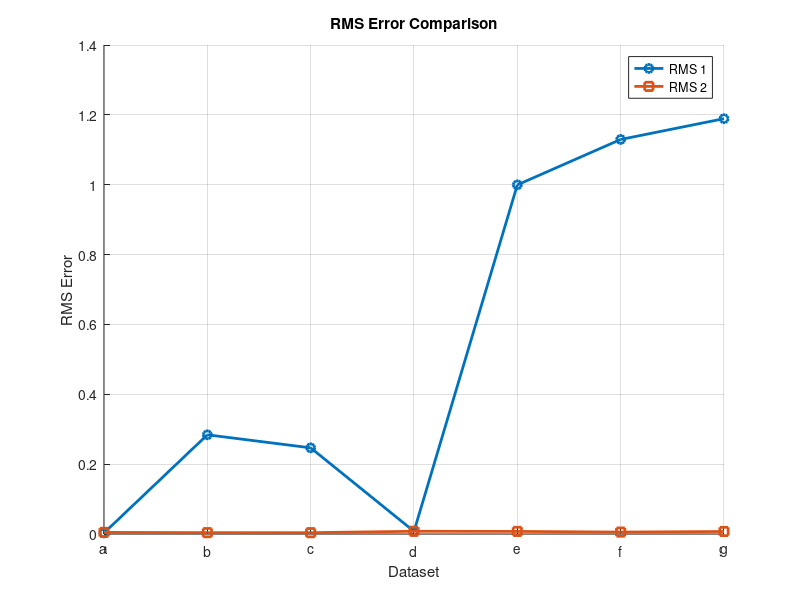
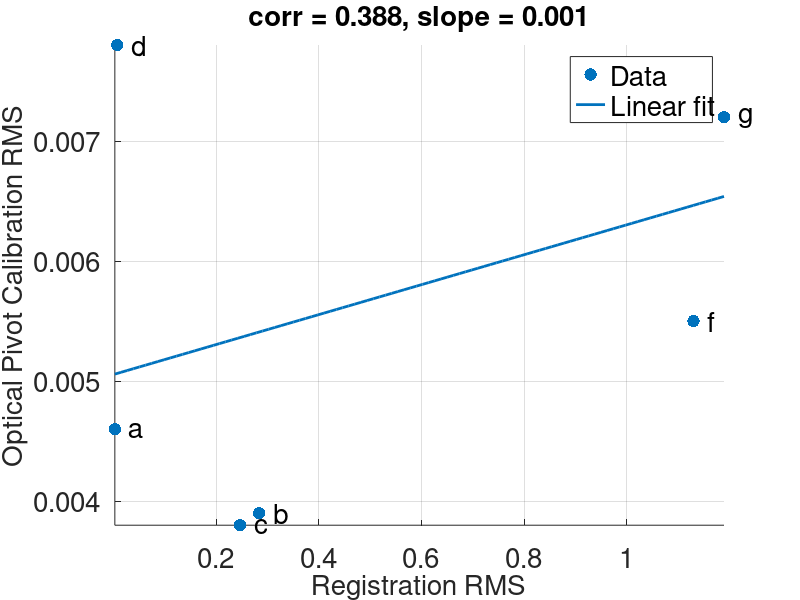

Here is the MATLAB script that generated these plots, in order:
clc; clear; close all;

%% Data
datasets = {'a','b','c','d','e','f','g'};

rms1 = [0.003, 0.284, 0.2467, 0.0076, 0.9996, 1.1296, 1.1891];
rms2 = [0.0033, 0.004, 0.9888, 0.0034, 1.3004, 2.7325, 3.0461];
rms2 = [0.0046, 0.0039, 0.0038, 0.0078, 0.0074, 0.0055, 0.0072];

%% Correlation
R = corrcoef(rms1, rms2);
corr_val = R(1,2);

fprintf('Correlation coefficient = %.4f\n', corr_val);

%% Figure 1: Line comparison
figure(1); clf; hold on; grid on;

plot(1:length(rms1), rms1, '-o', 'LineWidth', 2, 'DisplayName', 'RMS 1');
plot(1:length(rms2), rms2, '-s', 'LineWidth', 2, 'DisplayName', 'RMS 2');

xticks(1:length(datasets));
xticklabels(datasets);

xlabel('Dataset');
ylabel('RMS Error');
title('RMS Error Comparison');
legend('Location','best');

%% Figure 2: Scatter + correlation
figure(2); clf; hold on; grid on;

%% Correlation
R = corrcoef(rms1, rms2);
r = R(1,2);

%% Linear fit
p = polyfit(rms1, rms2, 1);
x_fit = linspace(min(rms1), max(rms1), 100);
y_fit = polyval(p, x_fit);

%% Plot

scatter(rms1, rms2, 80, 'filled');

% dataset labels
for i = 1:length(datasets)
    text(rms1(i), rms2(i), ['  ' datasets{i}], 'FontSize', 12);
end

% regression line
plot(x_fit, y_fit, 'LineWidth', 2);

xlabel('Registration RMS');
ylabel('Optical Pivot Calibration RMS');
title(sprintf('corr = %.3f, slope = %.3f', r, p(1)));

legend({'Data', 'Linear fit'}, 'Location','best');
axis tight;
set(findall(gcf,'-property','FontSize'),'FontSize',20)
